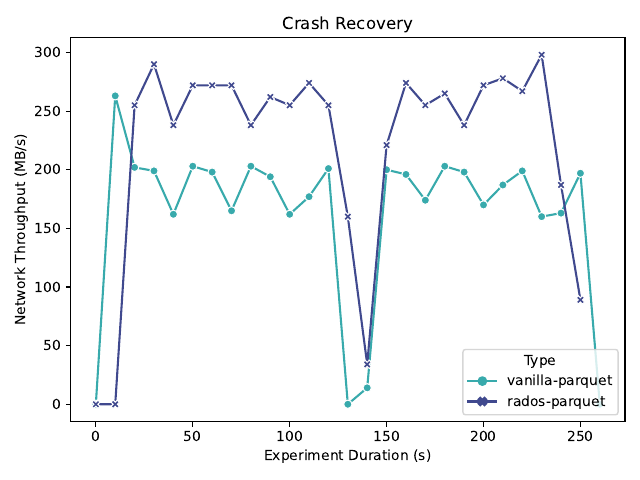

Source code (Python):
import matplotlib.pyplot as plt
import pandas as pd
import seaborn as sns
import numpy as np

if __name__ == "__main__":
    df = pd.read_csv('pq_crash_1.csv')
    data_dict = df.to_dict()

    time = list(data_dict['Time'])

    values = list()
    for k, v in data_dict['Values'].items():
        values.append(int(v))
    
    timex = list()
    for t in time:
        timex.append(t*10)

    plot_dict = {
        'time': timex,
        'throughput': values,
        'Type': 'vanilla-parquet'
    }

    df1 = pd.DataFrame(plot_dict)

    df = pd.read_csv('rpq_crash_1.csv')
    data_dict = df.to_dict()

    time = list(data_dict['Time'])

    values = list()
    for k, v in data_dict['Values'].items():
        values.append(int(v))

    timex = list()
    for t in time:
        timex.append(t*10)

    plot_dict = {
        'time': timex,
        'throughput': values,
        'Type': 'rados-parquet'
    }

    df2 = pd.DataFrame(plot_dict)

    final_df = df1.append(df2)

    sns.lineplot(
        x="time", 
        y="throughput", 
        hue="Type", 
        data=final_df, 
        style="Type", 
        markers=True, 
        dashes=False, 
        palette="mako_r"
    )

    plt.title('Crash Recovery')
    plt.xlabel('Experiment Duration (s)')
    plt.ylabel('Network Throughput (MB/s)')
    plt.tight_layout()
    plt.savefig('plot.pdf')
